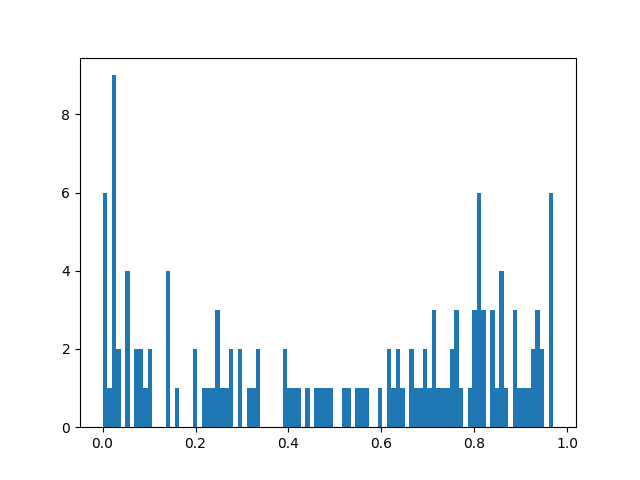
#> input picture f1_dist.png, 640 x 480 px
$ python -i create_patch_imgs.py   (imports and definitions only)
#> lines starting #> are read from the running program, lines starting #| are printed output that depends on the picture
import os
import numpy as np
import json
import glob
from itertools import chain

import matplotlib.pyplot as plt
from PIL import Image
import imageio

import cv2
from patchify import patchify, unpatchify
import multiprocessing as mp

def hisEqulColor(img):
    ycrcb=cv2.cvtColor(img,cv2.COLOR_BGR2YCR_CB)
    channels=cv2.split(ycrcb)
    cv2.equalizeHist(channels[0],channels[0])
    cv2.merge(channels,ycrcb)
    cv2.cvtColor(ycrcb,cv2.COLOR_YCR_CB2BGR,img)
    return img

# [97 lines left out: functions create_patched_image, process, not called in this run]

# [11 lines not run here, left out]

>>> import cv2
>>> picture = cv2.imread('f1_dist.png')
#> picture is the input picture: shape (480, 640, 3); mean B, G, R 247.3, 242.8, 236.2
>>> result = hisEqulColor(picture)
#> in hisEqulColor, `ycrcb=cv2.cvtColor(img,cv2.COLOR_BGR2YCR_CB)`: ycrcb: shape (480, 640, 3); mean of channels 0, 1, 2 241.3, 124.3, 131.4
#> in hisEqulColor, `cv2.cvtColor(ycrcb,cv2.COLOR_YCR_CB2BGR,img)`: ycrcb: shape (480, 640, 3); mean of channels 0, 1, 2 232.7, 124.3, 131.4
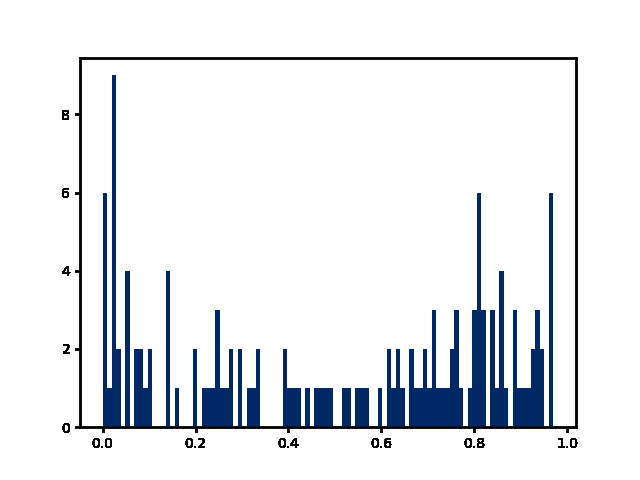
#> result: shape (480, 640, 3); mean B, G, R 238.7, 234.2, 231.3

$ run again, on recall_vs_points.png
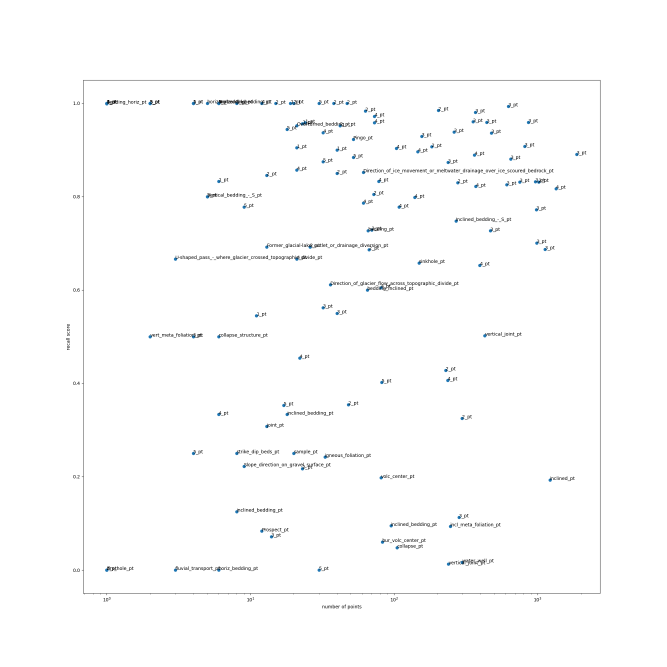
#> input picture recall_vs_points.png, 2000 x 2000 px (shown at 1/3 size)
#> picture is the input picture: shape (2000, 2000, 3); mean B, G, R 252.8, 252.7, 252.5
#> `result = hisEqulColor(picture)`:
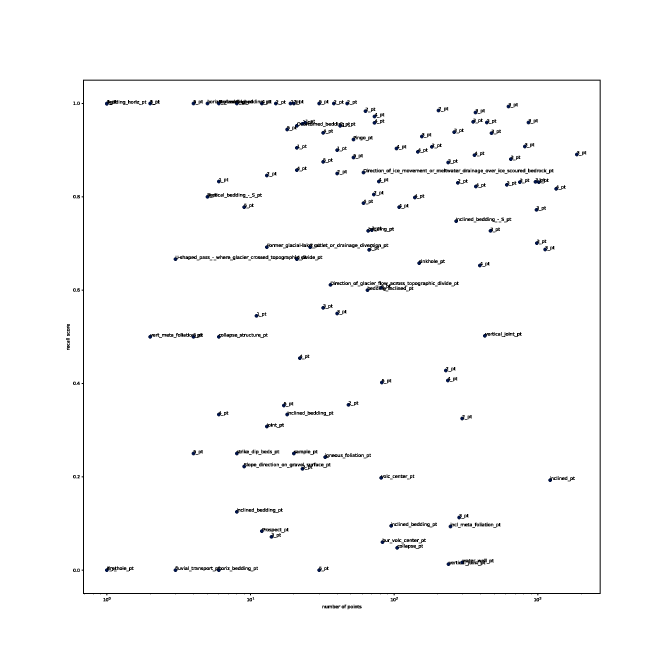
#> result: shape (2000, 2000, 3) (shown at 1/3 size); mean B, G, R 250.6, 250.5, 250.5

$ run again, on weighted_f1_vs_points.png
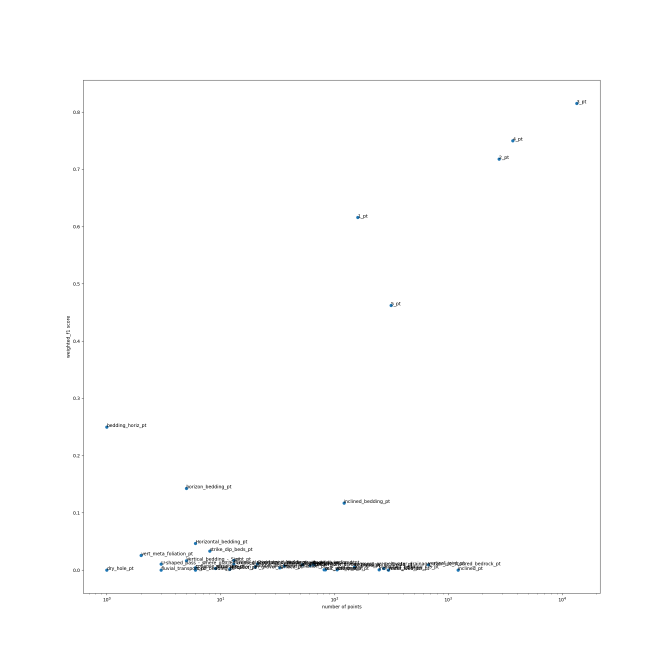
#> input picture weighted_f1_vs_points.png, 2000 x 2000 px (shown at 1/3 size)
#> picture is the input picture: shape (2000, 2000, 3); mean B, G, R 253.5, 253.5, 253.5
#> `result = hisEqulColor(picture)`:
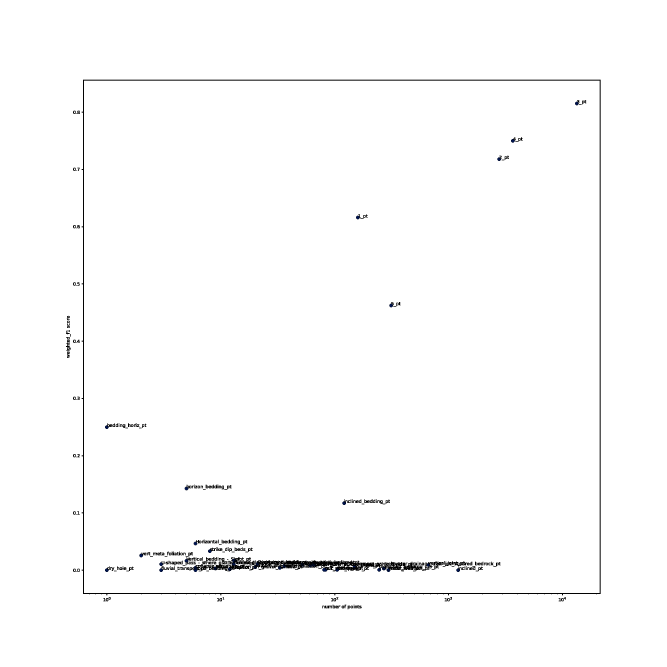
#> result: shape (2000, 2000, 3) (shown at 1/3 size); mean B, G, R 252.1, 252.1, 252.1
